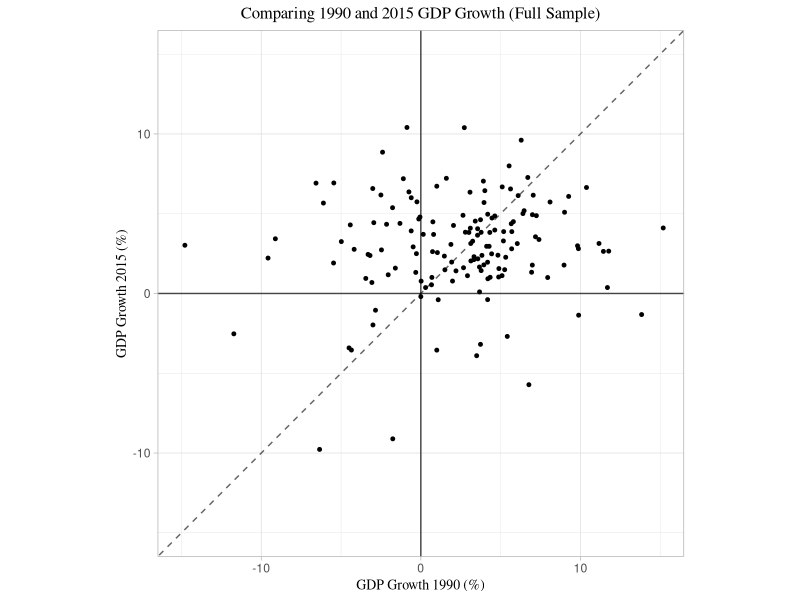
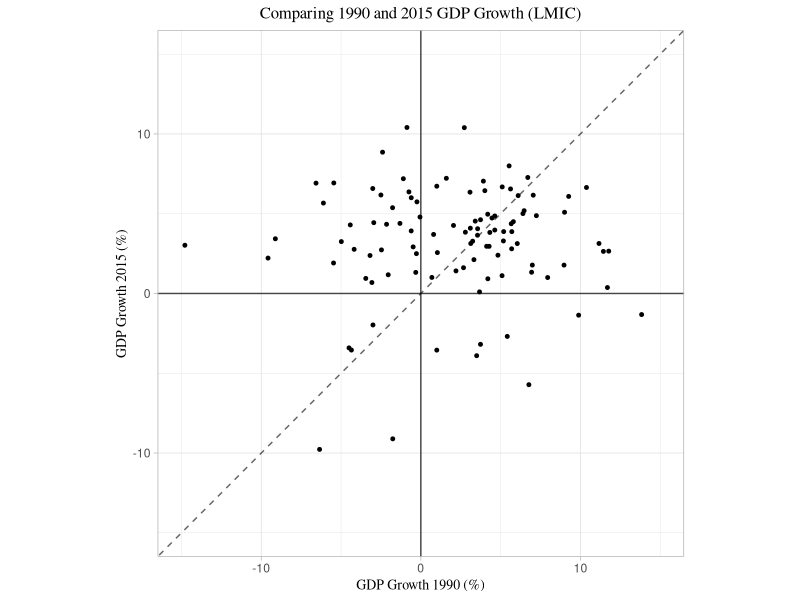
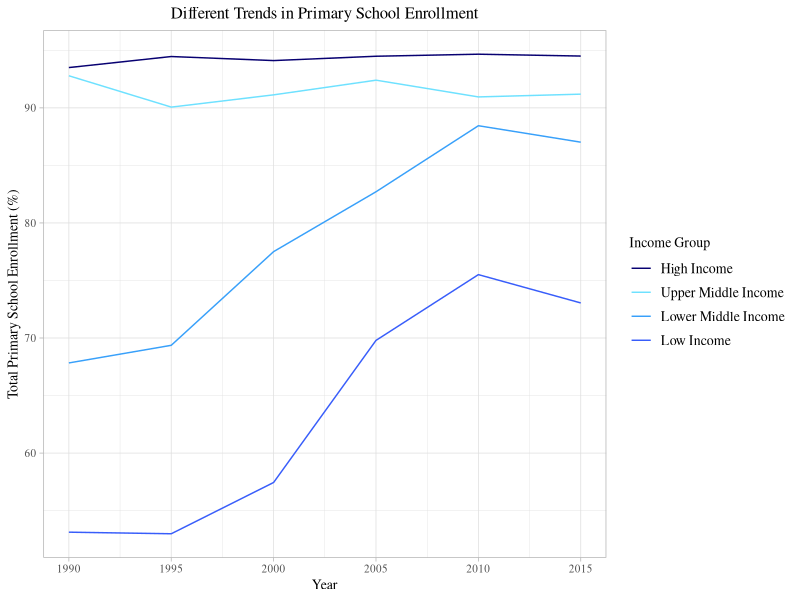
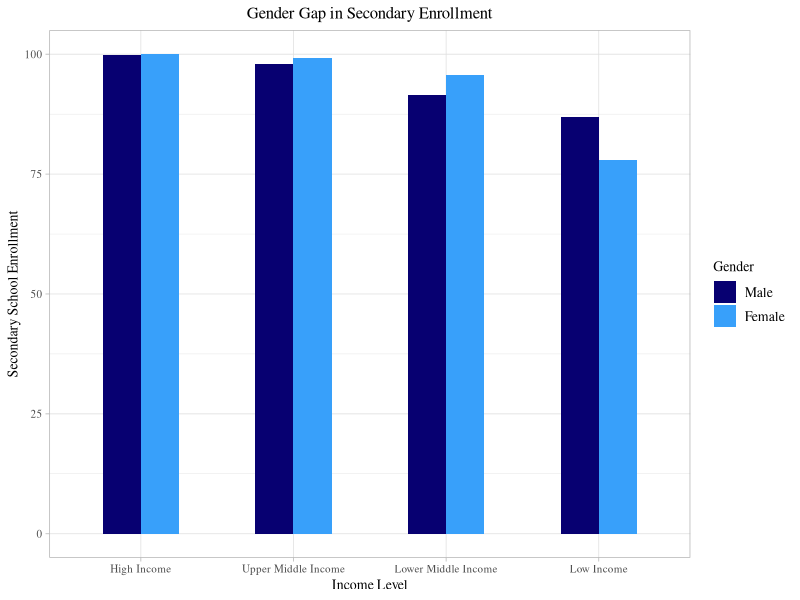

These figures' R source, in order:
## ---- chunk 1
knitr::opts_chunk$set(echo = TRUE)
library(tidyverse)
## ---- chunk 2
dev_ind <- read.csv('./pset1_data/development_indicators.csv')
clf <- read.csv('./pset1_data/classifications.csv')
## ---- chunk 3
df <- left_join(dev_ind,clf,by='countrycode')
## ---- chunk 4
df <- df %>% 
  mutate(LMIC_ind = if_else(str_detect(tolower(income_level),'low') |
                              str_detect(tolower(income_level),'lower') |
                              str_detect(tolower(income_level),'middle'),1,0))
## ---- chunk 5
df %>% 
  filter((year == 2015) & (!is.na(gdp_growth))) %>%
  group_by(income_level) %>%
  summarise(mean_GDPgrowth = mean(gdp_growth),
            sd_GDPgrowth = sd(gdp_growth))
## ---- chunk 6
df_5 <- df %>%
  pivot_wider(id_cols = c(countryname.x,LMIC_ind),
              names_from = year,
              names_prefix = 'gdp_growth',
              values_from = gdp_growth) %>%
  na.omit()
df_5_LMIC <- df_5 %>%
  filter(LMIC_ind==1)
## ---- chunk 7
ggplot(data=df_5,mapping=aes(x=gdp_growth1990,y=gdp_growth2015)) + 
  geom_point(size = 1, position = position_jitter()) +
  geom_abline(slope=1,intercept=0, alpha = 0.6, linetype='dashed') + 
  geom_hline(yintercept = 0, alpha=0.7) +
  geom_vline(xintercept = 0, alpha=0.7) + 
  theme_light() + ggtitle("Comparing 1990 and 2015 GDP Growth (Full Sample)") +
  xlab("GDP Growth 1990 (%)") + ylab("GDP Growth 2015 (%)") +
  coord_fixed(xlim=c(-15,15), ylim=c(-15,15)) +
  theme(plot.title = element_text(family = 'serif', hjust = 0.5, size = 12), 
        axis.title.x = element_text(family = 'serif', size = 10),
        axis.title.y = element_text(family = 'serif', size = 10))
## ---- chunk 8
ggplot(data=df_5_LMIC,mapping=aes(x=gdp_growth1990,y=gdp_growth2015)) + 
  geom_point(size = 1, position = position_jitter()) +
  geom_abline(slope=1,intercept=0, alpha = 0.6, linetype='dashed') + 
  geom_hline(yintercept = 0, alpha=0.7) +
  geom_vline(xintercept = 0, alpha=0.7) + 
  theme_light() + ggtitle("Comparing 1990 and 2015 GDP Growth (LMIC)") +
  xlab("GDP Growth 1990 (%)") + ylab("GDP Growth 2015 (%)") +
  coord_fixed(xlim=c(-15,15), ylim=c(-15,15)) +
  theme(plot.title = element_text(family = 'serif', hjust = 0.5, size = 12), 
        axis.title.x = element_text(family = 'serif', size = 10),
        axis.title.y = element_text(family = 'serif', size = 10))
## ---- chunk 9
df_6a <- df %>% 
  filter(!is.na(enroll_primary_t)) %>%
  group_by(year,income_level) %>%
  summarise(primary = mean(enroll_primary_t),.groups='keep')
## ---- chunk 10
ggplot(data=df_6a,mapping=aes(x=year,y=primary,color=income_level)) +
  geom_line() +
  theme_light() + ggtitle("Different Trends in Primary School Enrollment") +
  xlab("Year") + ylab("Total Primary School Enrollment (%)") +
  theme(plot.title = element_text(family = 'serif', hjust = 0.5, size = 12), 
        axis.title = element_text(family = 'serif', size = 10),
        axis.text = element_text(family = 'serif',size=8),
        legend.title =element_text(family = 'serif', size = 10),
        legend.text =element_text(family = 'serif', size = 10)) +
  scale_color_manual(values=c("#070071", "#6EE1FF", "#38A0FA",'#385DFA'),
                     name='Income Group',
                     limits = c("High Income","Upper Middle Income",
                                "Lower Middle Income","Low Income"))
## ---- chunk 11
df_8 <- df %>%
  pivot_longer(cols = c(enroll_second_m,enroll_secondary_f),
               names_to = 'gender',
               values_to='enroll_sec') %>%
  select(income_level,gender,enroll_sec,LMIC_ind,gdp_growth,gdp_percap)
## ---- chunk 12
df_8_bar <- df_8 %>%
  filter(!is.na(enroll_sec))
ggplot(data = df_8_bar, 
       mapping = aes(x=factor(
         income_level,c("High Income","Upper Middle Income",
                        "Lower Middle Income","Low Income")), 
                     y=enroll_sec, fill=gender)) +
  geom_col(position = 'dodge',width = 0.5) + 
  theme_light() + ggtitle("Gender Gap in Secondary Enrollment") +
  xlab("Income Level") + ylab("Secondary School Enrollment") +
  theme(plot.title = element_text(family = 'serif', hjust = 0.5, size = 12), 
        axis.title = element_text(family = 'serif', size = 10),
        axis.text = element_text(family = 'serif',size=8),
        legend.title =element_text(family = 'serif', size = 10),
        legend.text =element_text(family = 'serif', size = 10)) +
  scale_fill_manual(values=c("#070071", "#38A0FA"),
                     name='Gender',
                     labels = c("Male","Female"))
